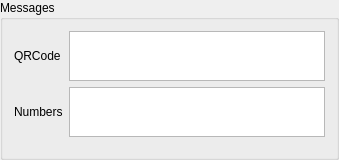
           <widget class="QGroupBox" name="groupBox_2">
            <property name="sizePolicy">
             <sizepolicy hsizetype="Maximum" vsizetype="Preferred">
              <horstretch>0</horstretch>
              <verstretch>0</verstretch>
             </sizepolicy>
            </property>
            <property name="title">
             <string>Messages</string>
            </property>
            <layout class="QVBoxLayout" name="verticalLayout_15">
             <item>
              <layout class="QHBoxLayout" name="horizontalLayout_27">
               <item>
                <widget class="QLabel" name="subscriber_label_0">
                 <property name="text">
                  <string>QRCode</string>
                 </property>
                </widget>
               </item>
               <item>
                <widget class="QTextEdit" name="subscriber_text_0">
                 <property name="sizePolicy">
                  <sizepolicy hsizetype="Minimum" vsizetype="Maximum">
                   <horstretch>0</horstretch>
                   <verstretch>0</verstretch>
                  </sizepolicy>
                 </property>
                 <property name="minimumSize">
                  <size>
                   <width>200</width>
                   <height>50</height>
                  </size>
                 </property>
                 <property name="maximumSize">
                  <size>
                   <width>400</width>
                   <height>50</height>
                  </size>
                 </property>
                </widget>
               </item>
              </layout>
             </item>
             <item>
              <layout class="QHBoxLayout" name="horizontalLayout_28">
               <item>
                <widget class="QLabel" name="subscriber_label_1">
                 <property name="text">
                  <string>Numbers</string>
                 </property>
                </widget>
               </item>
               <item>
                <widget class="QTextEdit" name="subscriber_text_1">
                 <property name="sizePolicy">
                  <sizepolicy hsizetype="Minimum" vsizetype="Maximum">
                   <horstretch>0</horstretch>
                   <verstretch>0</verstretch>
                  </sizepolicy>
                 </property>
                 <property name="minimumSize">
                  <size>
                   <width>200</width>
                   <height>50</height>
                  </size>
                 </property>
                 <property name="maximumSize">
                  <size>
                   <width>400</width>
                   <height>50</height>
                  </size>
                 </property>
                </widget>
               </item>
              </layout>
             </item>
             <item>
              <spacer name="verticalSpacer_4">
               <property name="orientation">
                <enum>Qt::Vertical</enum>
               </property>
               <property name="sizeHint" stdset="0">
                <size>
                 <width>20</width>
                 <height>9</height>
                </size>
               </property>
              </spacer>
             </item>
            </layout>
           </widget>
